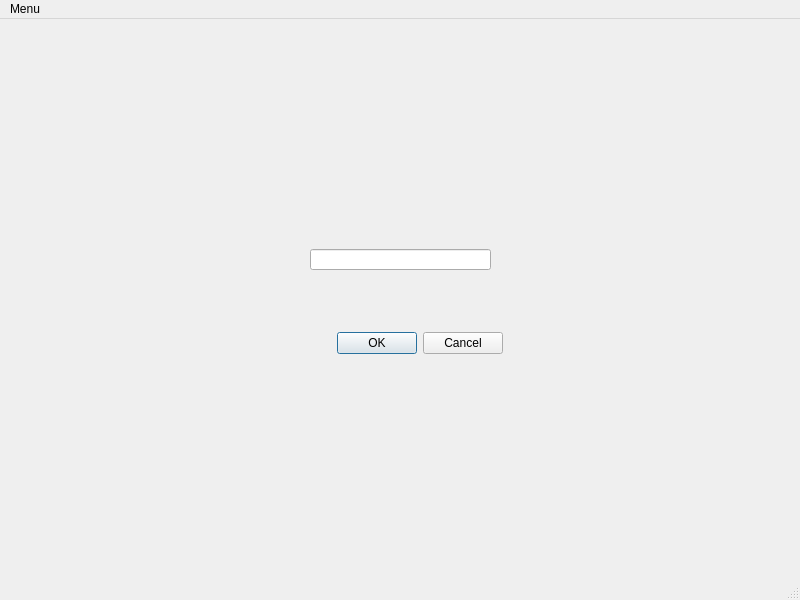
<?xml version="1.0" encoding="UTF-8"?>
<ui version="4.0">
 <class>Notatnik</class>
 <widget class="QMainWindow" name="Notatnik">
  <property name="enabled">
   <bool>true</bool>
  </property>
  <property name="geometry">
   <rect>
    <x>0</x>
    <y>0</y>
    <width>800</width>
    <height>600</height>
   </rect>
  </property>
  <property name="windowTitle">
   <string>Notatnik</string>
  </property>
  <widget class="QWidget" name="centralwidget">
   <widget class="QWidget" name="PanelNazwyZeszytu" native="true">
    <property name="geometry">
     <rect>
      <x>280</x>
      <y>200</y>
      <width>241</width>
      <height>151</height>
     </rect>
    </property>
    <widget class="QDialogButtonBox" name="buttonBox">
     <property name="geometry">
      <rect>
       <x>30</x>
       <y>110</y>
       <width>193</width>
       <height>28</height>
      </rect>
     </property>
     <property name="standardButtons">
      <set>QDialogButtonBox::Cancel|QDialogButtonBox::Ok</set>
     </property>
    </widget>
    <widget class="QLineEdit" name="lineEdit">
     <property name="geometry">
      <rect>
       <x>30</x>
       <y>30</y>
       <width>181</width>
       <height>21</height>
      </rect>
     </property>
    </widget>
   </widget>
  </widget>
  <widget class="QMenuBar" name="menubar">
   <property name="geometry">
    <rect>
     <x>0</x>
     <y>0</y>
     <width>800</width>
     <height>26</height>
    </rect>
   </property>
   <widget class="QMenu" name="menuMenu">
    <property name="title">
     <string>Menu</string>
    </property>
    <widget class="QMenu" name="menuDodaj_Zeszyt">
     <property name="title">
      <string>Dodaj Zeszyt</string>
     </property>
     <addaction name="kartkaA3"/>
     <addaction name="kartkaA4"/>
     <addaction name="kartkaA5"/>
    </widget>
    <addaction name="menuDodaj_Zeszyt"/>
   </widget>
   <addaction name="menuMenu"/>
  </widget>
  <widget class="QStatusBar" name="statusbar"/>
  <action name="kartkaA3">
   <property name="text">
    <string>A3</string>
   </property>
  </action>
  <action name="kartkaA4">
   <property name="text">
    <string>A4</string>
   </property>
  </action>
  <action name="kartkaA5">
   <property name="text">
    <string>A5</string>
   </property>
  </action>
 </widget>
 <resources/>
 <connections>
  <connection>
   <sender>buttonBox</sender>
   <signal>rejected()</signal>
   <receiver>PanelNazwyZeszytu</receiver>
   <slot>hide()</slot>
   <hints>
    <hint type="sourcelabel">
     <x>475</x>
     <y>347</y>
    </hint>
    <hint type="destinationlabel">
     <x>509</x>
     <y>304</y>
    </hint>
   </hints>
  </connection>
 </connections>
</ui>
